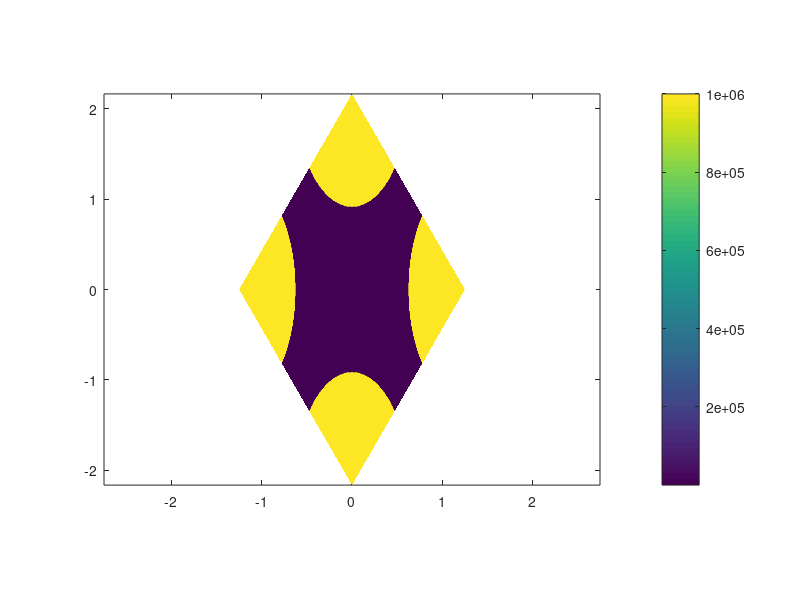

The MATLAB script that drew this image: (Note: this script raises an error after producing the figure.)
% runsim_conicaldiffraction.m

% INITIALIZE MATLAB
close all;
clc; 
clear all;

% START TIMER
time1 = clock;

% UNITS
micrometers = 1;
nanometers  = 1e-3 * micrometers;
degrees     = pi/180;

% SET CONVERGENCE STUDY
convergence_study = 0;

%%%%%%%%%%%%%%%%%%%%%%%%%%%%%%%%%%%%%%%%%%%%%%%%%%%%%%%%%%%%%%%%%%%%%%%%%%%
%% DASHBOARD
%%%%%%%%%%%%%%%%%%%%%%%%%%%%%%%%%%%%%%%%%%%%%%%%%%%%%%%%%%%%%%%%%%%%%%%%%%%

% SOURCE PARAMETERS
SRC.lam0  = 1000 * nanometers;
SRC.theta = 30*degrees;
SRC.phi   = 45*degrees;
SRC.pte   = 1/sqrt(2);
SRC.ptm   = 1i/sqrt(2);

% DEVICE PARAMETERS
n_air  = 1.0;
n_grat = 1000;
n_fs   = 1.5100;
a      = 2.5 * micrometers;
r      = 0.50*a;
d      = 500 * nanometers;


DEV.er1 = 1.0;
DEV.ur1 = 1.0;
DEV.er2 = n_grat^2;
DEV.ur2 = 1.0;

DEV.t1 = [ a/2 ; -a*sqrt(3)/2 ];
DEV.t2 = [ a/2 ; +a*sqrt(3)/2 ];

% RCWA PARAMETERS
N1     = 512;
N2     = N1;
DEV.NP = 21;
DEV.NQ = DEV.NP;

%%%%%%%%%%%%%%%%%%%%%%%%%%%%%%%%%%%%%%%%%%%%%%%%%%%%%%%%%%%%%%%%%%%%%%%%%%%
%% BUILD DEVICE
%%%%%%%%%%%%%%%%%%%%%%%%%%%%%%%%%%%%%%%%%%%%%%%%%%%%%%%%%%%%%%%%%%%%%%%%%%%

% OBLIQUE MESHGRID
p      = linspace(-0.5, +0.5, N1);
q      = linspace(-0.5, +0.5, N2);
[Q, P] = meshgrid(q, p);
XO     = P*DEV.t1(1) + Q*DEV.t2(1);
YO     = P*DEV.t1(2) + Q*DEV.t2(2);

ax     = 0.5; 
ay     = 1;

% BUILD HEXAGONAL UNIT CELL
b   = a*sqrt(3);
RSQ = (XO/ax).^2 + ((YO - b/2)/ay).^2;
ER  = (RSQ <= r^2);
RSQ = (XO/ax).^2 + ((YO + b/2)/ay).^2;
ER  = ER | (RSQ <= r^2);
RSQ = ((XO - a/2)/ax).^2 + (YO/ay).^2;
ER  = ER | (RSQ <= r^2);
RSQ = ((XO + a/2)/ax).^2 + (YO/ay).^2;
ER  = ER | (RSQ <= r^2);

% CONVERT TO REAL MATERIALS
%ER      = 1 - ER;
ERR     = n_air^2 + (n_grat^2 - n_air^2)*ER;
URR     = ones(N1, N2);
DEV.L   = d;

% SHOW DEVICE
subplot(1,1,1);
pcolor(XO, YO, ERR);
shading interp;
axis equal tight;
colorbar;

%%%%%%%%%%%%%%%%%%%%%%%%%%%%%%%%%%%%%%%%%%%%%%%%%%%%%%%%%%%%%%%%%%%%%%%%%%%
%% CONVERGENCE STUDY
%%%%%%%%%%%%%%%%%%%%%%%%%%%%%%%%%%%%%%%%%%%%%%%%%%%%%%%%%%%%%%%%%%%%%%%%%%%

if convergence_study
    
    % DEFINE CONVERGENCE STUDY PARAMETERS
    PQ_DAT = [1 : 2 : 31];
    NDAT   = length(PQ_DAT);
    
    % INITIALIZE DATA RECORDS
    REF = zeros(1, NDAT);
    TRN = zeros(1, NDAT);
    
    % 
    % MAIN LOOP
    %
    
    for ndat = 1 : NDAT
        
        % Get Next P & Q
        DEV.NP = PQ_DAT(ndat);
        DEV.NQ = PQ_DAT(ndat);
        
        % COMPUTE CONVOLUTION MATRICES
        NLAY     = length(DEV.L);
        NH       = DEV.NP*DEV.NQ;
        DEV.ER   = zeros(NH,NH, NLAY);
        DEV.UR   = zeros(NH,NH, NLAY);

        for nlay   = 1 : NLAY
            DEV.ER(:,:,nlay) = convmat(ERR(:,:,nlay),DEV.NP,DEV.NQ);
            DEV.UR(:,:,nlay) = convmat(URR(:,:,nlay),DEV.NP,DEV.NQ);
        end
        
        % CALL RCWA3D
        DAT = rcwa3d(DEV, SRC);
        
        % Record Results
        REF(ndat) = DAT.REF;
        TRN(ndat) = DAT.TRN;
        CON       = REF + TRN;
        
        % Show Results
        plot(PQ_DAT(1:ndat), REF(1:ndat), '-or');
        xlim([PQ_DAT(1)-1 , PQ_DAT(NDAT)+1]);
        ylim([0.1 0.3]);
        title('Convergence Study');
        
        drawnow;
    end
    
    return
end

%%%%%%%%%%%%%%%%%%%%%%%%%%%%%%%%%%%%%%%%%%%%%%%%%%%%%%%%%%%%%%%%%%%%%%%%%%%
%% CALL RCWA3D
%%%%%%%%%%%%%%%%%%%%%%%%%%%%%%%%%%%%%%%%%%%%%%%%%%%%%%%%%%%%%%%%%%%%%%%%%%%


% COMPUTE CONVOLUTION MATRICES
NLAY = length(DEV.L);
NH   = DEV.NP*DEV.NQ;
DEV.ER   = zeros(NH,NH, NLAY);
DEV.UR   = zeros(NH,NH, NLAY);

for nlay   = 1 : NLAY
    DEV.ER(:,:,nlay) = convmat(ERR(:,:,nlay),DEV.NP,DEV.NQ);
    DEV.UR(:,:,nlay) = convmat(URR(:,:,nlay),DEV.NP,DEV.NQ);
end

% CALL FUNCTION
DAT = rcwa3d(DEV, SRC);

CON = DAT.REF + DAT.TRN;

% REPORT RESULTS
disp(['REF = ' num2str(100*DAT.REF, '%6.2f') '%']);
disp(['TRN = ' num2str(100*DAT.TRN, '%6.2f') '%']);
disp('================');
disp(['CON = ' num2str(100*CON, '%6.2f') '%']);


% STOP TIMER
time2 = clock;
t = etime(time2,time1);
disp(['Elapsed time is ' num2str(t) ' seconds.']);
disp(['Elapsed time is ' num2str(t/60) ' minutes.']);
disp(['Elapsed time is ' num2str(t/60/60) ' hours.']);
disp(['Elapsed time is ' num2str(t/60/60/24) ' days.']);







